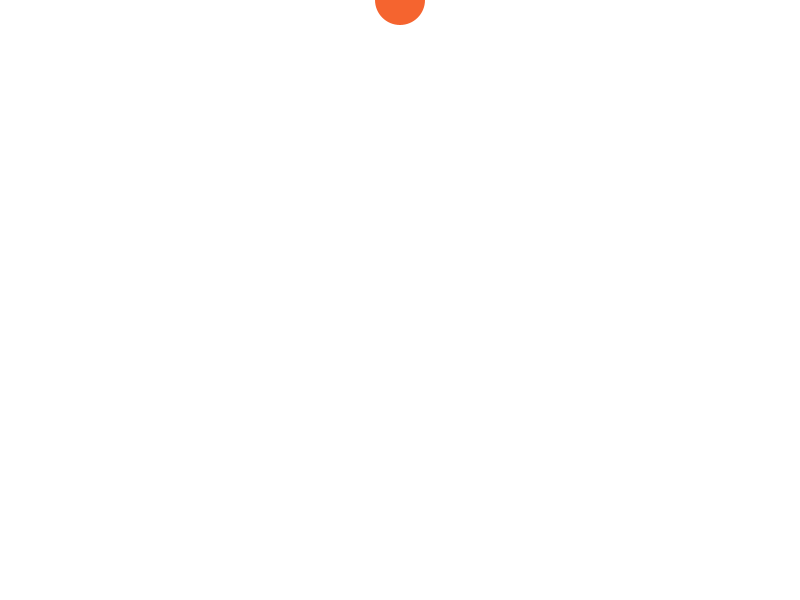
Frame 1 (no input)
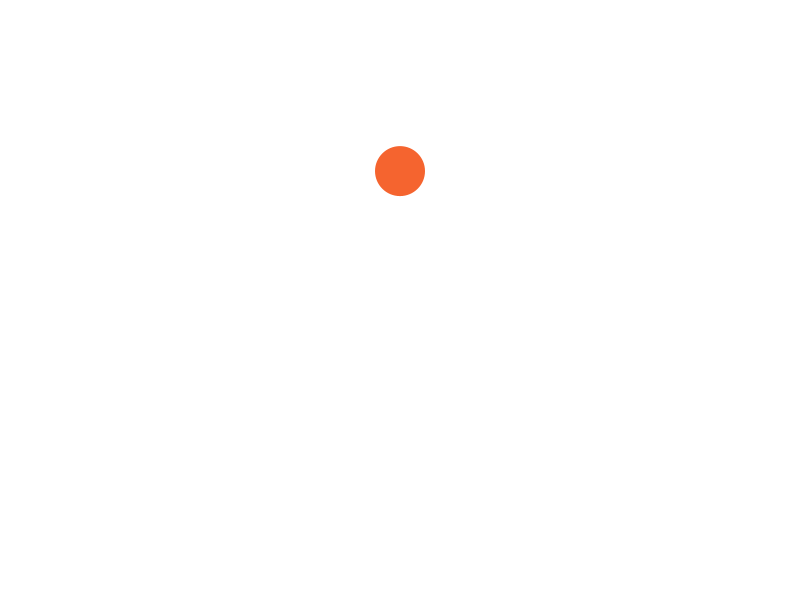
Frame 60 (the mouse pressed at the canvas centre just before this capture)
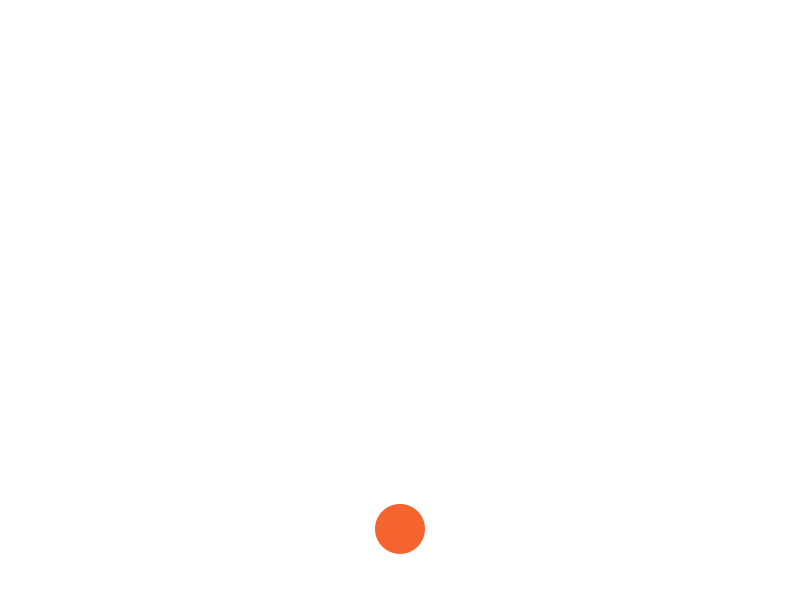
Frame 120 (the mouse held since frame 60 and released just before this capture)

The Processing sketch that drew these frames (run headless with seeded random() and noise(); from frame 60 on, the mouse is pressed at the canvas centre):

// Processing sketch: sketch_6_movement_speed_gravity
// ── sketch_6_movement_speed_gravity.pde
float x=400; // x location of ball
float y=0; // y location of ball
float speed=0; // speed of ball
float gravity=0.1;

void setup() {
 size(800,600);
}

void draw() {
  background(255);
  // Display the ball
  fill(0);
  noStroke();
  rectMode(CENTER);
  fill(#F5642F);
  ellipse(x,y,50, 50);
  y=y+speed;
  speed=speed+gravity;
  // If ball reaches the bottom
  // Reverse speed
  if (y>height) {
    speed=speed * -0.95;
  }
}
